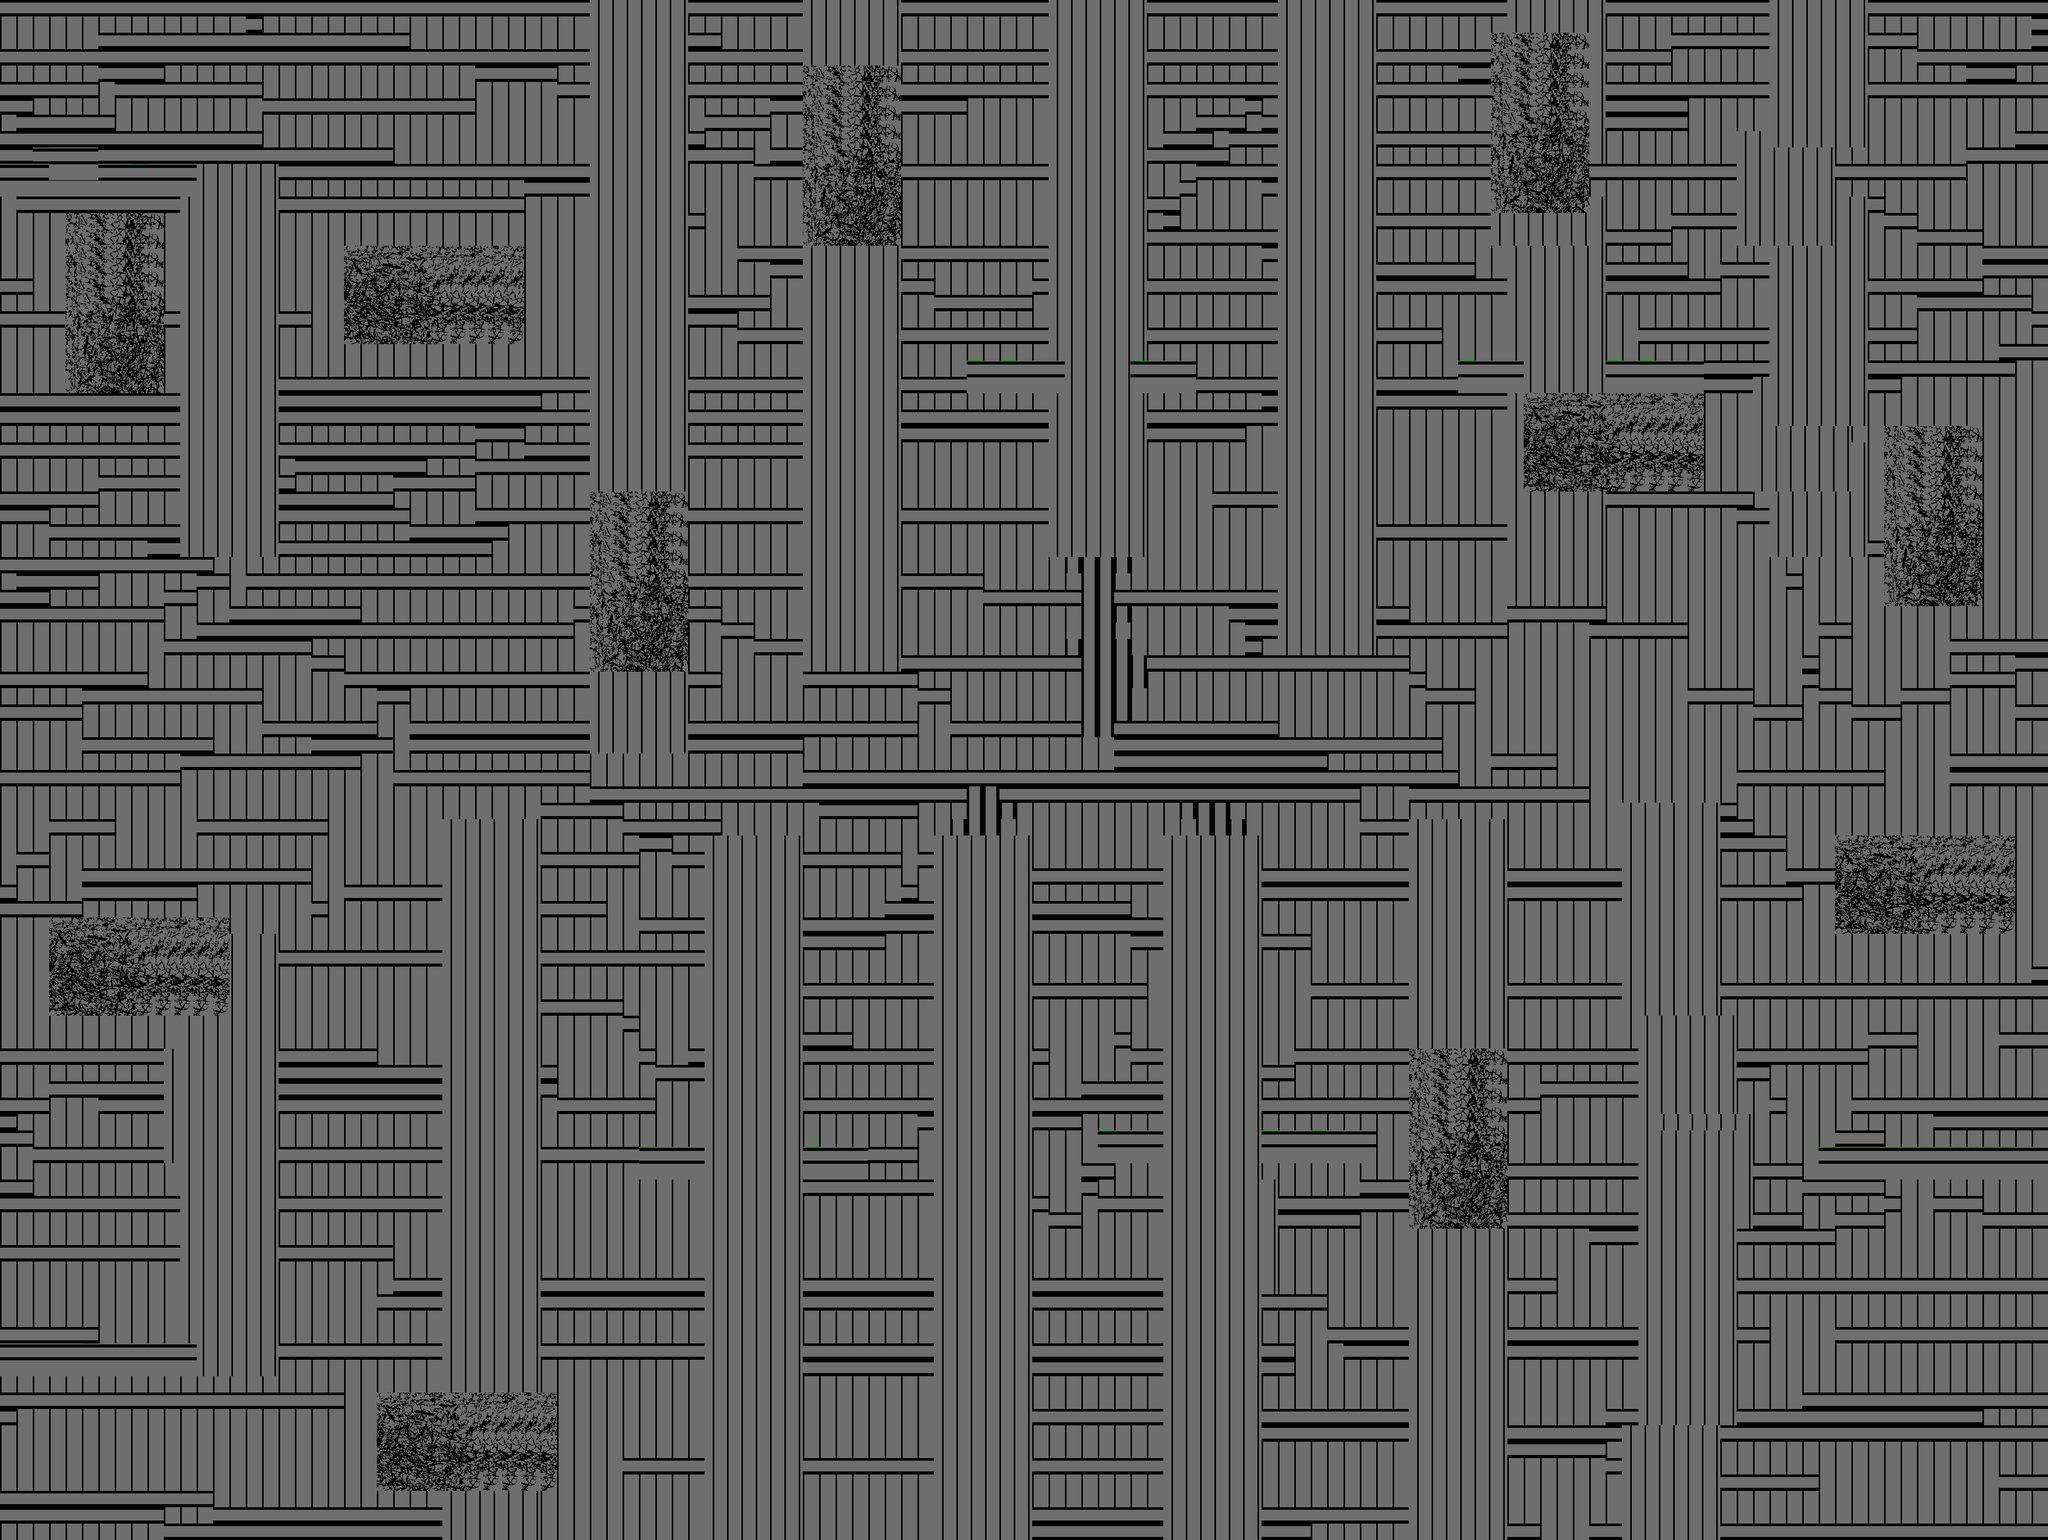

Rendered tile map (Tiled .tmx) drawn with the repository's tilesets; below, a short description and the map source with its tile grids summarised:
An orthogonal 125x94 tile map with 32x32 px tiles, 1 tile layer (Tile Layer 1).

<map version="1.10" tiledversion="1.11.2" orientation="orthogonal" renderorder="right-down" width="125" height="94" tilewidth="32" tileheight="32" infinite="0" nextlayerid="2" nextobjectid="1">
 <tileset firstgid="1" source="tileset1.tsx" />
 <layer id="1" name="Tile Layer 1" width="125" height="94">
  <data>[11750 cells, 11750 non-empty, 119 distinct tile ids]</data>
 </layer>
</map>
